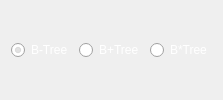
   <widget class="QWidget" name="">
    <layout class="QHBoxLayout" name="horizontalLayout">
     <item>
      <widget class="QRadioButton" name="btree_radio_button">
       <property name="sizePolicy">
        <sizepolicy hsizetype="Fixed" vsizetype="Fixed">
         <horstretch>0</horstretch>
         <verstretch>0</verstretch>
        </sizepolicy>
       </property>
       <property name="palette">
        <palette>
         <active>
          <colorrole role="WindowText">
           <brush brushstyle="SolidPattern">
            <color alpha="255">
             <red>255</red>
             <green>255</green>
             <blue>255</blue>
            </color>
           </brush>
          </colorrole>
          <colorrole role="Text">
           <brush brushstyle="SolidPattern">
            <color alpha="255">
             <red>255</red>
             <green>255</green>
             <blue>255</blue>
            </color>
           </brush>
          </colorrole>
          <colorrole role="ButtonText">
           <brush brushstyle="SolidPattern">
            <color alpha="255">
             <red>255</red>
             <green>255</green>
             <blue>255</blue>
            </color>
           </brush>
          </colorrole>
          <colorrole role="Highlight">
           <brush brushstyle="SolidPattern">
            <color alpha="255">
             <red>244</red>
             <green>121</green>
             <blue>32</blue>
            </color>
           </brush>
          </colorrole>
          <colorrole role="Accent">
           <brush brushstyle="SolidPattern">
            <color alpha="255">
             <red>244</red>
             <green>121</green>
             <blue>32</blue>
            </color>
           </brush>
          </colorrole>
         </active>
         <inactive>
          <colorrole role="WindowText">
           <brush brushstyle="SolidPattern">
            <color alpha="255">
             <red>255</red>
             <green>255</green>
             <blue>255</blue>
            </color>
           </brush>
          </colorrole>
          <colorrole role="Text">
           <brush brushstyle="SolidPattern">
            <color alpha="255">
             <red>255</red>
             <green>255</green>
             <blue>255</blue>
            </color>
           </brush>
          </colorrole>
          <colorrole role="ButtonText">
           <brush brushstyle="SolidPattern">
            <color alpha="255">
             <red>255</red>
             <green>255</green>
             <blue>255</blue>
            </color>
           </brush>
          </colorrole>
          <colorrole role="Highlight">
           <brush brushstyle="SolidPattern">
            <color alpha="255">
             <red>244</red>
             <green>121</green>
             <blue>32</blue>
            </color>
           </brush>
          </colorrole>
          <colorrole role="Accent">
           <brush brushstyle="SolidPattern">
            <color alpha="255">
             <red>244</red>
             <green>121</green>
             <blue>32</blue>
            </color>
           </brush>
          </colorrole>
         </inactive>
         <disabled>
          <colorrole role="Accent">
           <brush brushstyle="SolidPattern">
            <color alpha="255">
             <red>244</red>
             <green>121</green>
             <blue>32</blue>
            </color>
           </brush>
          </colorrole>
         </disabled>
        </palette>
       </property>
       <property name="text">
        <string>B-Tree</string>
       </property>
       <property name="checked">
        <bool>true</bool>
       </property>
       <attribute name="buttonGroup">
        <string notr="true">buttonGroup</string>
       </attribute>
      </widget>
     </item>
     <item>
      <widget class="QRadioButton" name="bplus_radio_button">
       <property name="sizePolicy">
        <sizepolicy hsizetype="Fixed" vsizetype="Fixed">
         <horstretch>0</horstretch>
         <verstretch>0</verstretch>
        </sizepolicy>
       </property>
       <property name="palette">
        <palette>
         <active>
          <colorrole role="WindowText">
           <brush brushstyle="SolidPattern">
            <color alpha="255">
             <red>255</red>
             <green>255</green>
             <blue>255</blue>
            </color>
           </brush>
          </colorrole>
          <colorrole role="Accent">
           <brush brushstyle="SolidPattern">
            <color alpha="255">
             <red>244</red>
             <green>121</green>
             <blue>32</blue>
            </color>
           </brush>
          </colorrole>
         </active>
         <inactive>
          <colorrole role="WindowText">
           <brush brushstyle="SolidPattern">
            <color alpha="255">
             <red>255</red>
             <green>255</green>
             <blue>255</blue>
            </color>
           </brush>
          </colorrole>
          <colorrole role="Accent">
           <brush brushstyle="SolidPattern">
            <color alpha="255">
             <red>244</red>
             <green>121</green>
             <blue>32</blue>
            </color>
           </brush>
          </colorrole>
         </inactive>
         <disabled>
          <colorrole role="Accent">
           <brush brushstyle="SolidPattern">
            <color alpha="255">
             <red>244</red>
             <green>121</green>
             <blue>32</blue>
            </color>
           </brush>
          </colorrole>
         </disabled>
        </palette>
       </property>
       <property name="text">
        <string>B+Tree</string>
       </property>
       <attribute name="buttonGroup">
        <string notr="true">buttonGroup</string>
       </attribute>
      </widget>
     </item>
     <item>
      <widget class="QRadioButton" name="bstar_radio_button">
       <property name="sizePolicy">
        <sizepolicy hsizetype="Fixed" vsizetype="Fixed">
         <horstretch>0</horstretch>
         <verstretch>0</verstretch>
        </sizepolicy>
       </property>
       <property name="palette">
        <palette>
         <active>
          <colorrole role="WindowText">
           <brush brushstyle="SolidPattern">
            <color alpha="255">
             <red>255</red>
             <green>255</green>
             <blue>255</blue>
            </color>
           </brush>
          </colorrole>
          <colorrole role="Accent">
           <brush brushstyle="SolidPattern">
            <color alpha="255">
             <red>244</red>
             <green>121</green>
             <blue>32</blue>
            </color>
           </brush>
          </colorrole>
         </active>
         <inactive>
          <colorrole role="WindowText">
           <brush brushstyle="SolidPattern">
            <color alpha="255">
             <red>255</red>
             <green>255</green>
             <blue>255</blue>
            </color>
           </brush>
          </colorrole>
          <colorrole role="Accent">
           <brush brushstyle="SolidPattern">
            <color alpha="255">
             <red>244</red>
             <green>121</green>
             <blue>32</blue>
            </color>
           </brush>
          </colorrole>
         </inactive>
         <disabled>
          <colorrole role="Accent">
           <brush brushstyle="SolidPattern">
            <color alpha="255">
             <red>244</red>
             <green>121</green>
             <blue>32</blue>
            </color>
           </brush>
          </colorrole>
         </disabled>
        </palette>
       </property>
       <property name="text">
        <string>B*Tree</string>
       </property>
       <attribute name="buttonGroup">
        <string notr="true">buttonGroup</string>
       </attribute>
      </widget>
     </item>
    </layout>
   </widget>
